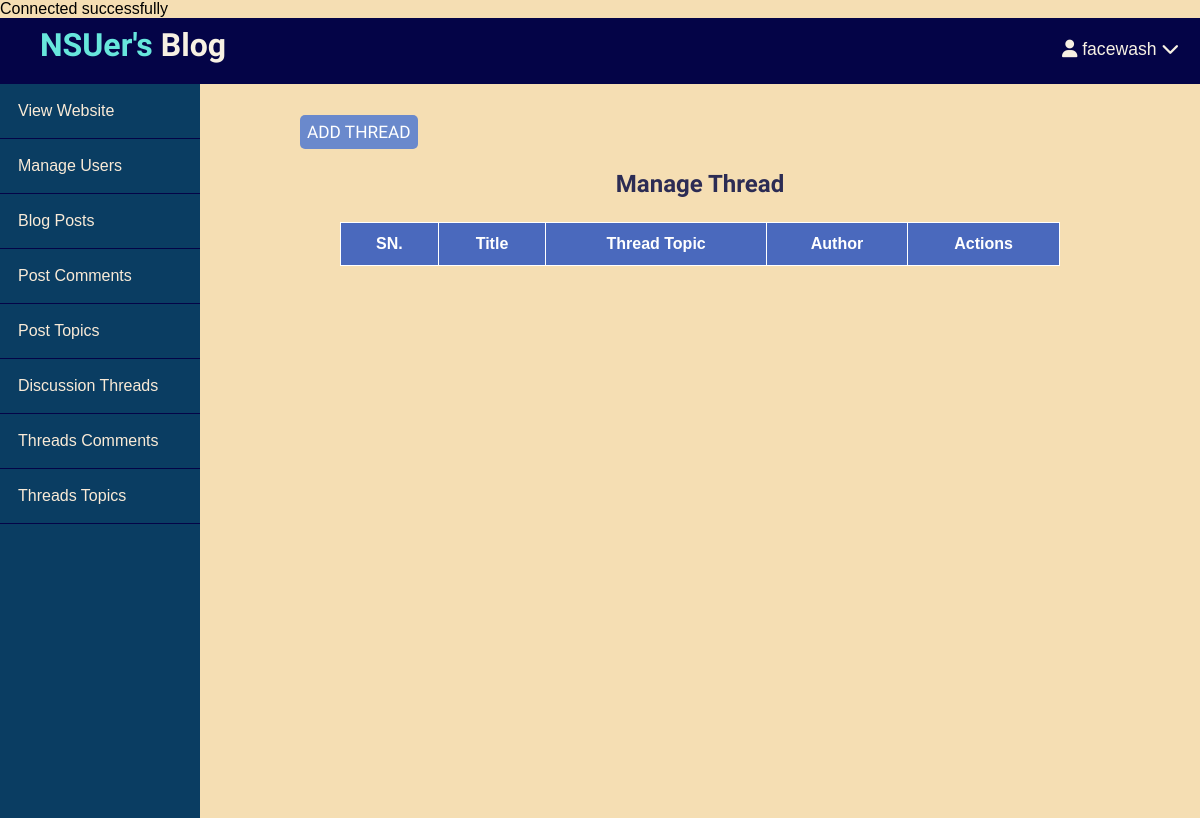
The page /Blog/admin/threads/index.php (signed in) on the database as committed earlier.
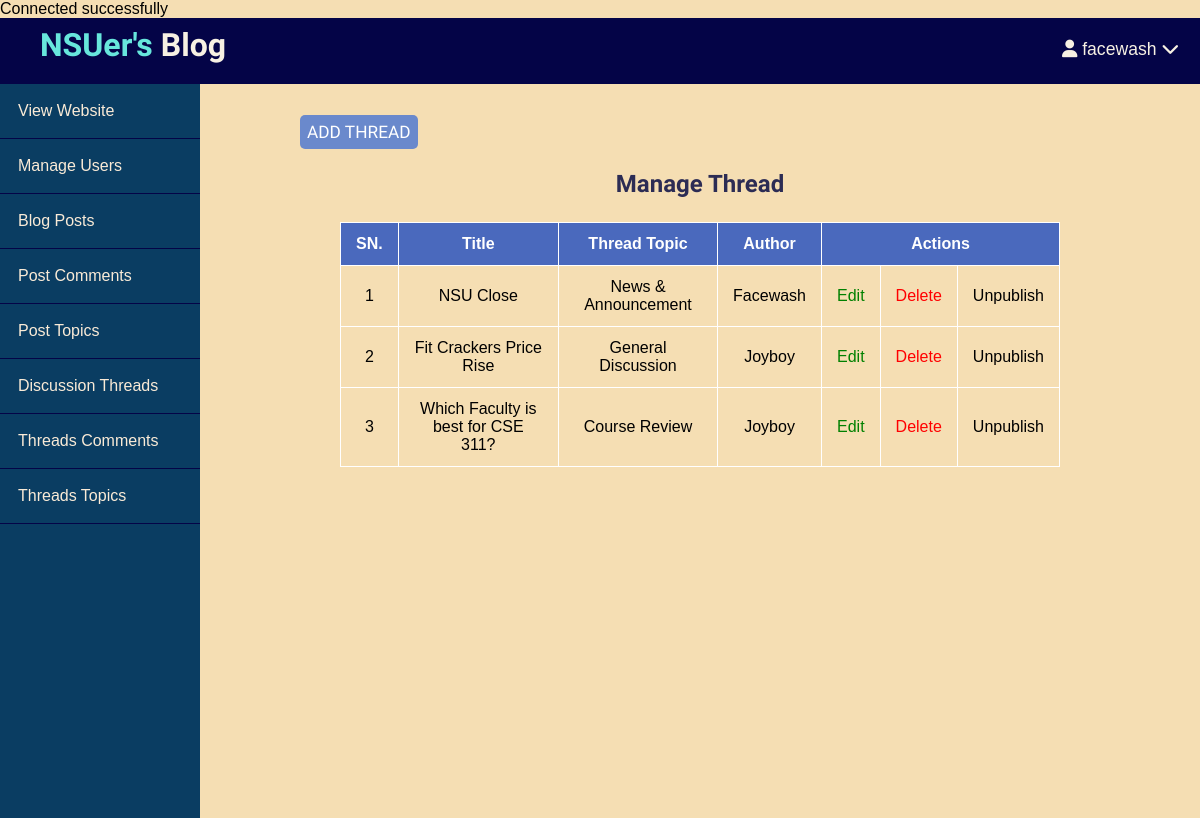
The same page on the database as committed later.
### tables this page shows
CREATE TABLE `threads` (
  `id` int(11) NOT NULL,
  `user_id` int(11) NOT NULL,
  `thread_topic_id` int(11) NOT NULL,
  `title` varchar(255) NOT NULL,
  `body` text NOT NULL,
  `published` tinyint(4) NOT NULL,
  `created_at` datetime NOT NULL DEFAULT current_timestamp(),
  `update_at` datetime NOT NULL DEFAULT current_timestamp()
);

CREATE TABLE `thread_topics` (
  `id` int(11) NOT NULL,
  `name` varchar(255) NOT NULL,
  `description` text NOT NULL,
  `created_at` datetime NOT NULL DEFAULT current_timestamp()
);

CREATE TABLE `users` (
  `id` int(11) NOT NULL,
  `admin` tinyint(4) NOT NULL,
  `username` varchar(255) NOT NULL,
  `email` varchar(255) NOT NULL,
  `password` varchar(255) NOT NULL,
  `created_at` datetime NOT NULL DEFAULT current_timestamp()
);

### Blog/app/database/db.php (called while the page is built, shortened)
<?php
require("connect.php");
function selectAll($table, $conditions = [])
{
    global $conn;
    $sql = "SELECT * FROM $table";
    if (empty($conditions)) {
        $statement = $conn->prepare($sql);
        $statement->execute();
        $records = $statement->get_result()->fetch_all(MYSQLI_ASSOC);
        return $records;
    }
}

### Blog/app/controllers/threads.php (called while the page is built, shortened)
<?php
include(ROOT_PATH . "/app/database/db.php");
$table = 'threads';
$thread_topics = selectAll('thread_topics');
$threads = selectAll($table);

### Blog/admin/threads/index.php (the view, shortened to what this page needs)
<?php
include(ROOT_PATH . '/app/controllers/threads.php');
$users = selectAll('users');
?>
<!DOCTYPE html>
<html lang="en">
<head>
    <link rel="stylesheet" href="../../assets/css/style.css">
    <link rel="stylesheet" href="../../assets/css/admin.css">
</head>
<body>
    <?php include(ROOT_PATH . "/app/includes/adminHeader.php"); ?>
    <div class="admin-wrapper">
        <?php include(ROOT_PATH . "/app/includes/adminSidebar.php"); ?>
        <div class="admin-content">
            <div class="bnt-group">
                <a href="create.php" class="btn btn-big">Add Thread</a>
            </div>
            <div class="content">
                <h2 class="page-title">Manage Thread</h2>
                <table>
                    <thead>
                        <th>SN.</th>
                        <th>Title</th>
                        <th>Thread Topic</th>
                        <th>Author</th>
                        <th colspan="3">Actions</th>
                    </thead>
                    <tbody>
                    <tbody>
                        <?php foreach ($threads as $key => $thread) : ?>
                            <tr>
                                <td>
                                    <?php echo $key + 1 ?>
                                </td>
                                <td>
                                    <?php echo $thread['title'] ?>
                                </td>
                                <?php foreach ($thread_topics as $key => $topic) :  ?>
                                    <?php if ($thread['thread_topic_id'] == $topic['id']) : ?>
                                        <td>
                                            <?php echo $topic['name'] ?>
                                        </td>
                                    <?php endif; ?>
                                <?php endforeach; ?>
                                <?php foreach ($users as $key => $user) :  ?>
                                    <?php if ($thread['user_id'] == $user['id']) : ?>
                                        <td>
                                            <?php echo ucfirst($user['username']); ?>
                                        </td>
                                    <?php endif; ?>
                                <?php endforeach; ?>
                                <td>
                                    <a href="edit.php?id=<?php echo $thread['id']; ?>" class="edit">
                                        Edit
                                    </a>
                                </td>
                                <td>
                                    <a href="index.php?del_id=<?php echo $thread['id'] ?>" class="delete">
                                        Delete
                                    </a>
                                </td>
                                <?php if ($thread['published']) : ?>
                                    <td>
                                        <a href="edit.php?published=0&t_id=<?php echo $thread['id'] ?>" class="unpublish">
                                            Unpublish
                                        </a>
                                    </td>
                                <?php endif; ?>
                            </tr>
                        <?php endforeach; ?>
                    </tbody>
                    </tbody>
                </table>
            </div>
        </div>
    </div>
</body>
</html>

Rows that differ between the two databases and show on the page:
added threads: title "NSU Close"
now on this page (row unchanged): thread_topics: name "News & Announcement", shown under "NSU Close"
now on this page (row unchanged): users: username "Facewash", shown under "NSU Close"
added threads: title "Fit Crackers Price Rise"
now on this page (row unchanged): thread_topics: name "General Discussion", shown under "Fit Crackers Price Rise"
now on this page (row edited): users: username "Joyboy"
added threads: title "Which Faculty is best for CSE 311?"
added thread_topics: name "Course Review", shown under "Which Faculty is best for CSE 311?"
